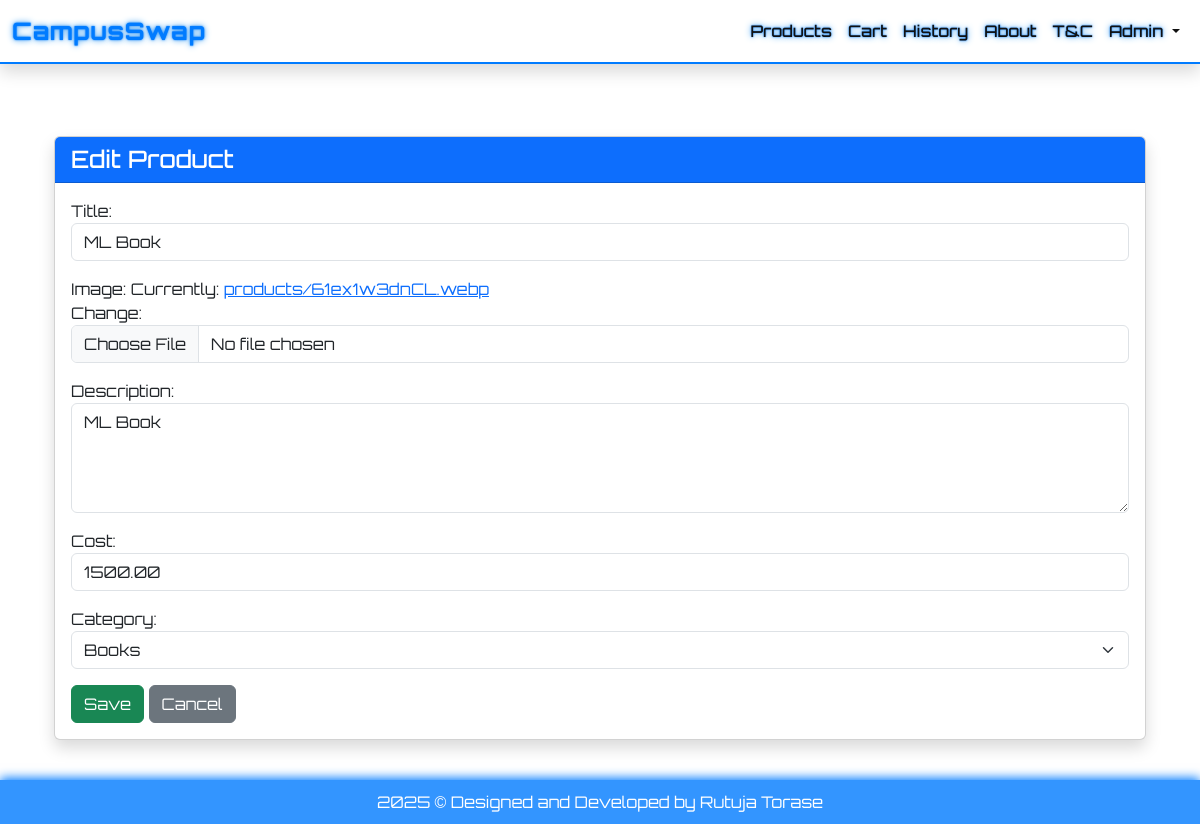
The page /product/1/edit/ (signed in) on the database its author committed.
### myapp/models.py (models this page shows, shortened)
class Product(models.Model):
    user = models.ForeignKey(User, on_delete=models.CASCADE)  # Seller
    title = models.CharField(max_length=200)
    image = models.ImageField(upload_to='products/')
    description = models.TextField()
    cost = models.DecimalField(max_digits=10, decimal_places=2)
    created_at = models.DateTimeField(auto_now_add=True)
    category = models.ForeignKey(Category, on_delete=models.SET_NULL, null=True)
    is_sold = models.BooleanField(default=False)

### myapp/views.py (the view)
# urls.py: path('product/<int:pk>/edit/', product_edit, name='product_edit'),
@login_required
def product_edit(request, pk):
    product = get_object_or_404(Product, pk=pk)
    if request.method == 'POST':
        form = ProductForm(request.POST, request.FILES, instance=product)
        if form.is_valid():
            form.save()
            return redirect('product_detail', pk=pk)
    else:
        form = ProductForm(instance=product)
    return render(request, 'product/product_form.html', {'form': form})

### myapp/forms.py
class ProductForm(forms.ModelForm):
    class Meta:
        model = Product
        fields = ['title', 'image', 'description', 'cost', 'category']
        widgets = {
            'title': forms.TextInput(attrs={'class': 'form-control', 'placeholder': 'Enter product title'}),
            'image': forms.ClearableFileInput(attrs={'class': 'form-control'}),
            'description': forms.Textarea(attrs={'class': 'form-control', 'rows': 4, 'placeholder': 'Describe the product'}),
            'cost': forms.NumberInput(attrs={'class': 'form-control', 'min': 0}),
            'category': forms.Select(attrs={'class': 'form-select'}),
        }

### myapp/models.py (called while the page is built)
    def __str__(self):
        return self.name

### templates/product/product_form.html (shortened to what this page needs)
{% extends 'base.html' %}
{% load static %}
{% block content %}
<div class="container mt-5">
    <div class="card shadow rounded">
        <div class="card-header bg-primary text-white">
            <h4 class="mb-0">{{ form.instance.pk|yesno:"Edit Product,Add New Product" }}</h4>
        </div>
        <div class="card-body">
            <form method="POST" enctype="multipart/form-data" novalidate>
                {% for field in form %}
                    <div class="mb-3">
                        {{ field.label_tag }}
                        {{ field }}
                    </div>
                {% endfor %}
                <button type="submit" class="btn btn-success">Save</button>
                <a href="{% url 'product_list' %}" class="btn btn-secondary">Cancel</a>
            </form>
        </div>
    </div>
</div>
{% endblock %}

### templates/base.html (shortened to what this page needs)
{% load static %}
<!DOCTYPE html>
<html lang="en">
<head>
  <link href="https://cdn.jsdelivr.net/npm/bootstrap@5.3.3/dist/css/bootstrap.min.css" rel="stylesheet">
  <link href="https://cdn.jsdelivr.net/npm/bootstrap-icons@1.11.3/font/bootstrap-icons.css" rel="stylesheet">
</head>
<body>
  <nav class="navbar navbar-expand-lg sticky-top glassy-navbar shadow">
    <div class="container-fluid">
      <a class="navbar-brand text-glow" href="/">CampusSwap</a>
      <div class="collapse navbar-collapse" id="navbarNav">
        <ul class="navbar-nav ms-auto mb-2 mb-lg-0 align-items-center">
          <li class="nav-item"><a class="nav-link text-glow" href="{% url 'product_list' %}">Products</a></li>
          <li class="nav-item"><a class="nav-link text-glow" href="{% url 'cart' %}">Cart</a></li>
          <li class="nav-item"><a class="nav-link text-glow" href="{% url 'bought_history' %}">History</a></li>
          <li class="nav-item"><a class="nav-link text-glow" href="{% url 'about' %}">About</a></li>
          <li class="nav-item"><a class="nav-link text-glow" href="{% url 'terms_and_conditions' %}">T&C</a></li>
          {% if user.is_authenticated %}
            <li class="nav-item dropdown">
              <a class="nav-link dropdown-toggle text-glow" href="#" role="button" data-bs-toggle="dropdown">
                {{ user.username|title }}
              </a>
            </li>
          {% else %}
            <li class="nav-item"><a class="nav-link text-glow" href="{% url 'login' %}">Login</a></li>
            <li class="nav-item"><a class="nav-link text-glow" href="{% url 'signup' %}">Register</a></li>
          {% endif %}
        </ul>
      </div>
    </div>
  </nav>
  <div class="container py-4">
    {% block content %}{% endblock %}
  </div>
  <footer>
    2025 © Designed and Developed by Rutuja Torase
  </footer>
</body>
</html>

### rows shown on the page
Product: instance.pk "Edit Product", form "ML Book" "ML Book" "1500.00" "Books"

### other values the page prints
{{ user.username|title }} "Admin"
{{ field.label_tag }} "Title:" "Image:" "Description:" "Cost:" "Category:"
